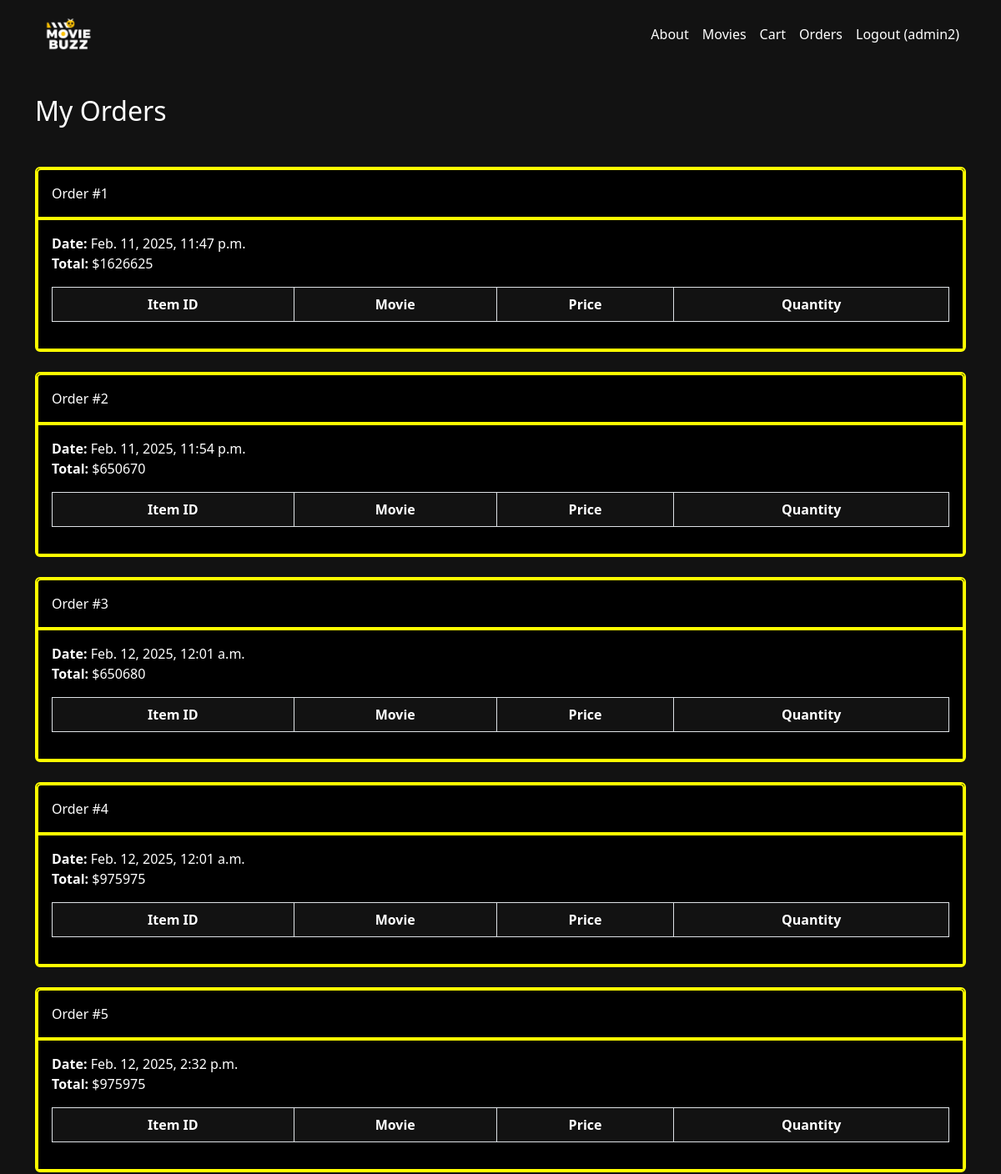
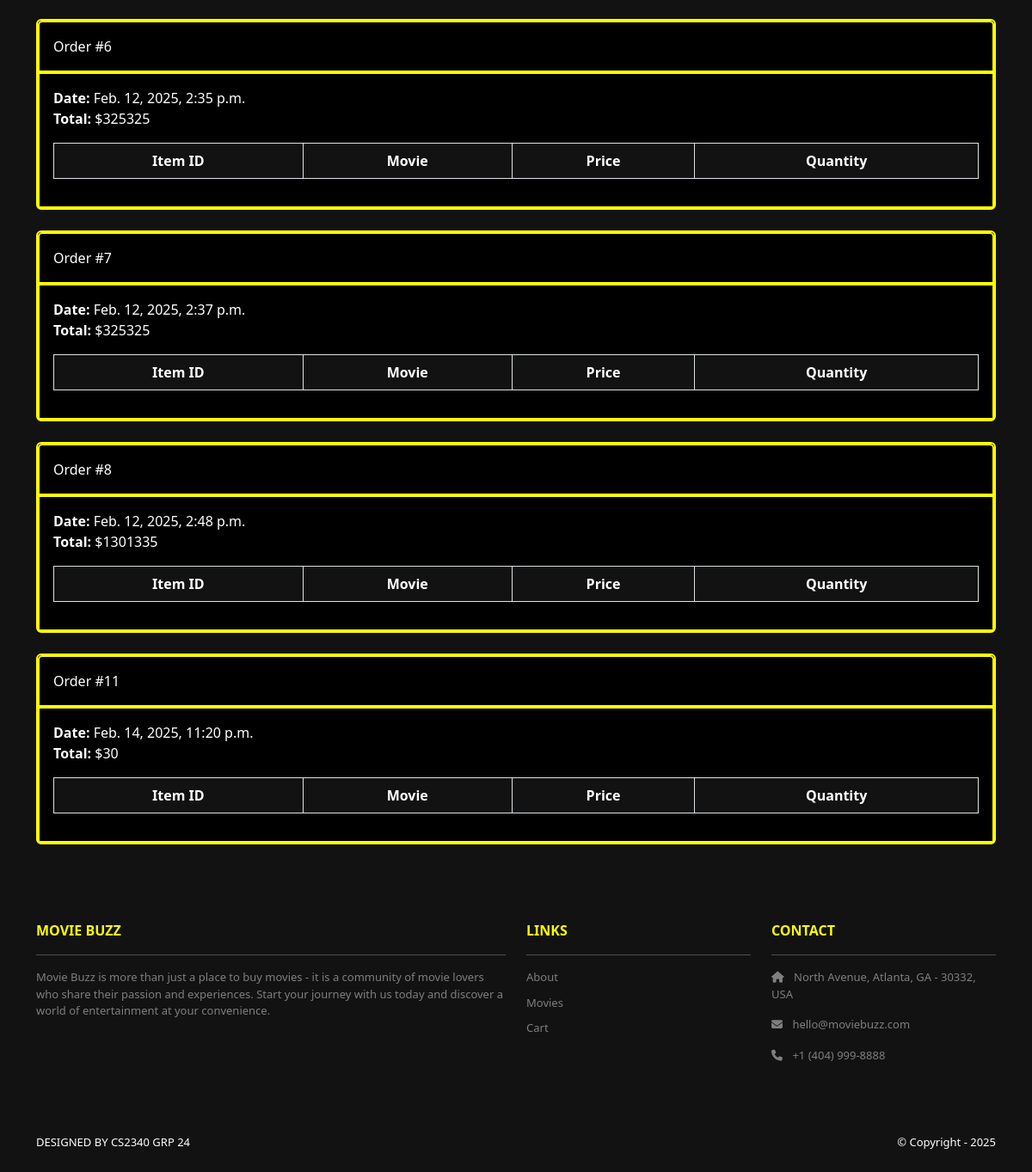
Screenshot of /accounts/orders/ (signed in) with the database file from the repository (2 pictures, top to bottom).
### cart/models.py (models this page shows, shortened)
class Order(models.Model):
    id = models.AutoField(primary_key=True)
    total = models.IntegerField()
    date = models.DateTimeField(auto_now_add=True)
    user = models.ForeignKey(User,
        on_delete=models.CASCADE)

### accounts/views.py (the view)
# urls.py: path('orders/', views.orders, name='accounts.orders'),
@login_required
def orders(request):
    template_data = {}
    template_data['title'] = 'Orders'
    template_data['orders'] = request.user.order_set.all()
    return render(request, 'accounts/orders.html',
        {'template_data': template_data})

### accounts/templates/accounts/orders.html (shortened to what this page needs)
{% extends 'base.html' %} {% block content %}
<div class="p-3 fix-min-ht">
    <div class="container">
        <div class="row mt-3">
            <div class="col mx-auto mb-3">
                <h2 class="text-white mb-5">My Orders</h2>
                {% for order in template_data.orders %}
                <div class="card mb-4 text-white background-black">
                    <div class="card-header pt-3 pb-3 background-black">Order #{{ order.id }}</div>
                    <div class="card-body background-black">
                        <b>Date:</b> {{ order.date }}<br />
                        <b>Total:</b> ${{ order.total }}<br />
                        <table
                            class="table table-bordered table-striped text-center mt-3">
                            <thead>
                                <tr>
                                    <th scope="col" class="text-white bg-dark">Item ID</th>
                                    <th scope="col" class="text-white bg-dark">Movie</th>
                                    <th scope="col" class="text-white bg-dark">Price</th>
                                    <th scope="col" class="text-white bg-dark">Quantity</th>
                                </tr>
                            </thead>
                        </table>
                    </div>
                </div>
                {% endfor %}
            </div>
        </div>
    </div>
</div>
{% endblock content %}

### CS2340_grp24/templates/base.html (shortened to what this page needs)
<!DOCTYPE html>
<html>
    {% load static %}
    <head>
        <link
            href="https://cdn.jsdelivr.net/npm/bootstrap@5.3.3/dist/css/bootstrap.min.css"
            rel="stylesheet"
 />
        <link
            rel="stylesheet"
            href="https://cdnjs.cloudflare.com/ajax/libs/font-awesome/6.1.1/css/all.min.css" />
        <link
            rel="stylesheet"
            type="text/css"
            href="{% static 'css/style.css' %}" />
    </head>
    <body>
        <nav class="p-3 navbar navbar-dark bg-dark navbar-expand-lg">
            <div class="container">
                <a class="navbar-brand" href="{% url 'home.index' %}">
                    <img
                        src="{% static 'img/logo.png' %}"
                        alt="logo"
                        height="40"
                /></a>
                <div class="collapse navbar-collapse" id="navbarNavAltMarkup">
                    <div class="navbar-nav ms-auto navbar-ml">
                        <a class="nav-link" href="{% url 'home.about' %}"
                            >About</a
                        >
                        <a class="nav-link" href="{% url 'movies.index' %}"
                            >Movies</a
                        >
                        <a class="nav-link" href="{% url 'cart.index' %}"
                            >Cart</a
                        >
                        {% if user.is_authenticated %}
                        <a class="nav-link" href="{% url 'accounts.orders' %}"
                            >Orders
                        </a>
                        <a class="nav-link" href="{% url 'accounts.logout' %}"
                            >Logout ({{user.username }})</a
                        >
                        {% endif %}
                    </div>
                </div>
            </div>
        </nav>
        <div class="main-body">{% block content %} {% endblock content %}</div>
        <section class="p-3 ms-footer d-none d-md-block">
            <div class="container">
                <div class="row mt-3 text-white">
                    <div class="col-md-6 col-lg-6 col-xl-6 mx-auto mb-4">
                        <b class="footer-title">MOVIE BUZZ</b>
                        <hr />
                        <p>
                            Movie Buzz is more than just a place to buy movies - it is a community of movie lovers who
                            share their passion and experiences. Start your journey with us today and discover a world of
                            entertainment at your convenience.
                        </p>
                    </div>
                    <div class="col-md-3 col-lg-3 col-xl-3 mx-auto mb-4">
                        <b class="footer-title">LINKS</b>
                        <hr />
                        <p>
                            <a class="nav-link footer-link" href="{% url 'home.about' %}">
                                About
                            </a>
                            <a class="nav-link footer-link" href="{% url 'movies.index' %}">
                                Movies
                            </a>
                            <a class="nav-link footer-link" href="{% url 'cart.index' %}">
                                Cart
                            </a>
                        </p>
                    </div>
                    <div class="col-md-3 col-lg-3 col-xl-3 mx-auto mb-4">
                        <b class="footer-title">CONTACT</b>
                        <hr />
                        <p>
                            <i class="fas fa-home me-2"></i>
                            North Avenue, Atlanta, GA - 30332, USA
                        </p>
                        <p>
                            <i class="fas fa-envelope me-2"></i>
                            hello@moviebuzz.com
                        </p>
                        <p>
                            <i class="fas fa-phone me-2"></i>
                            +1 (404) 999-8888
                        </p>
                    </div>
                </div>
            </div>
        </section>
        <section class="p-3 ms-footer-bottom bg-dark">
            <div class="container d-flex justify-content-between">
                <div class="me-5 text-white">
                    <span>DESIGNED BY CS2340 GRP 24 </span>
                </div>
                <div class="text-white">
                    <span>© Copyright - 2025</span>
                </div>
            </div>
        </section>
    </body>
</html>

### CS2340_grp24/static/css/style.css (style rules this page uses)
.navbar a.nav-link { color: white !important; }
.bg-dark { background-color: #121212 !important; }
.ms-footer { background-color: #121212; }
.ms-footer p { color: #7F7F7F; font-size: 13px; }
.ms-footer-bottom span { font-size: 13px; line-height: 38px; }
.footer-title { color: yellow !important; }
.footer-link { margin-bottom: 10px; }
.main-body { background: #121212 }
.background-black { background-color: black; border: 2px solid yellow; }
.fix-min-ht { min-height: 100vh; }

### rows the page displays
Order: id "1", date "Feb. 11, 2025, 11:47 p.m.", total "1626625"
Order: id "2", date "Feb. 11, 2025, 11:54 p.m.", total "650670"
Order: id "3", date "Feb. 12, 2025, 12:01 a.m.", total "650680"
Order: id "4", date "Feb. 12, 2025, 12:01 a.m.", total "975975"
Order: id "5", date "Feb. 12, 2025, 2:32 p.m.", total "975975"
Order: id "6", date "Feb. 12, 2025, 2:35 p.m.", total "325325"
Order: id "7", date "Feb. 12, 2025, 2:37 p.m.", total "325325"
Order: id "8", date "Feb. 12, 2025, 2:48 p.m.", total "1301335"
Order: id "11", date "Feb. 14, 2025, 11:20 p.m.", total "30"

### other values shown
{{ user.username }} "admin2"
